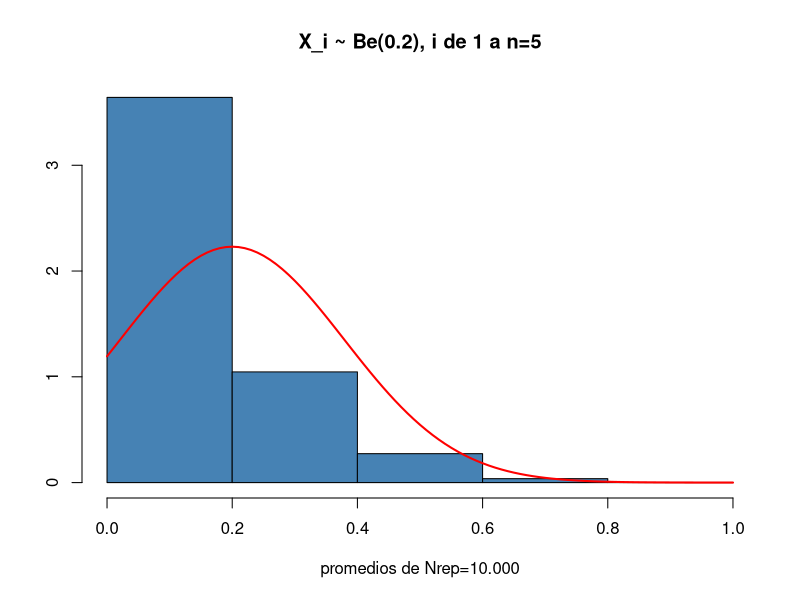
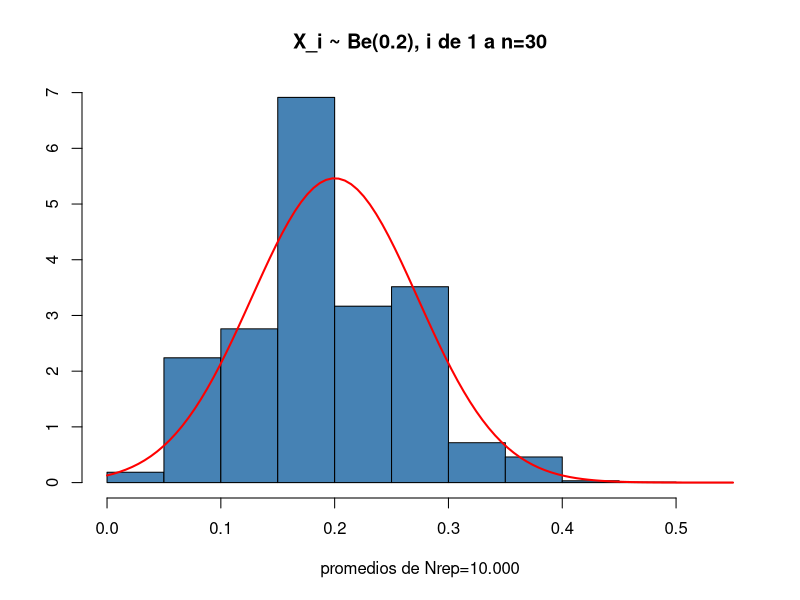
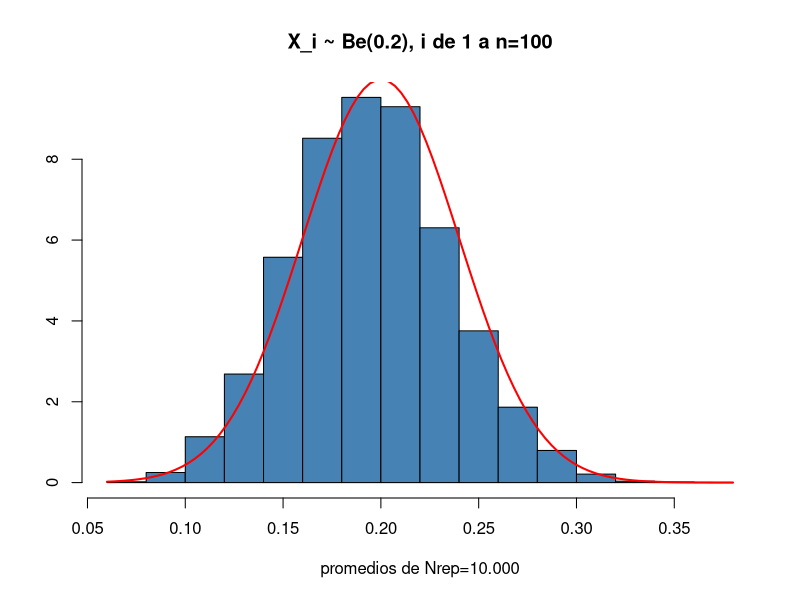
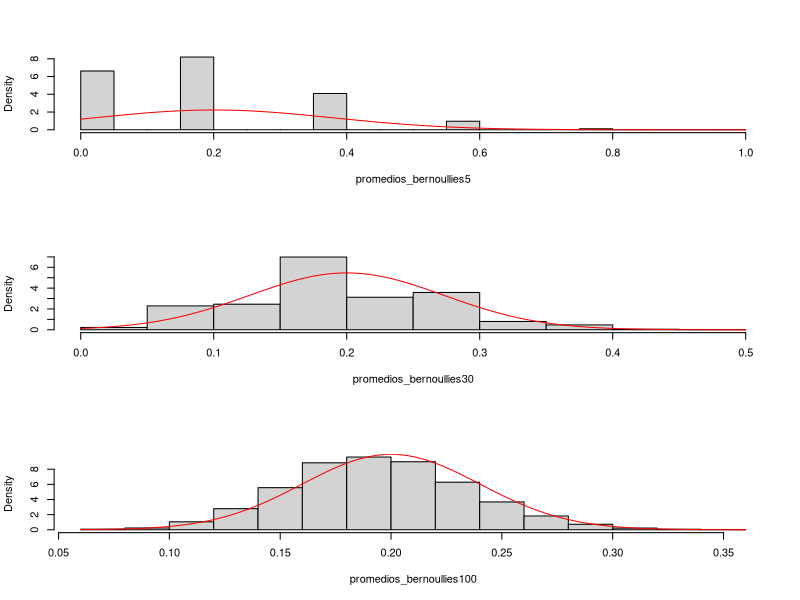
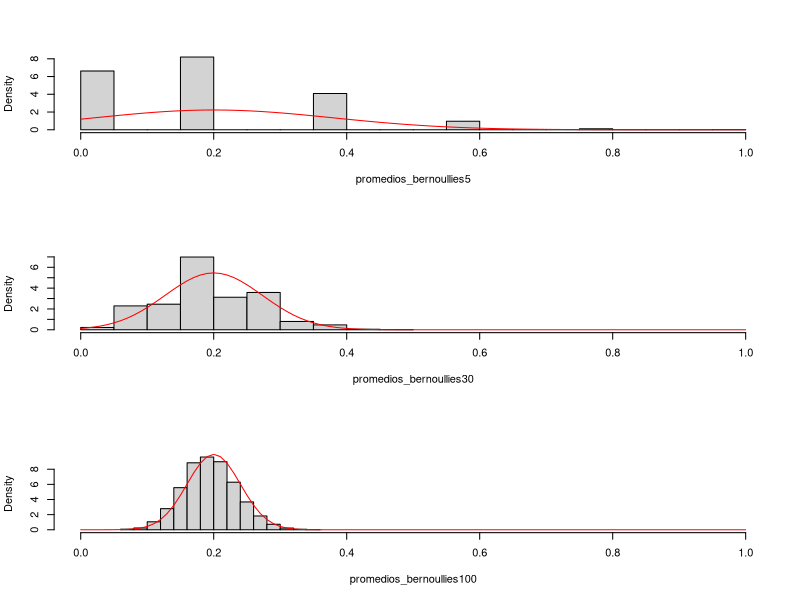

Generate these figures, in order, with R:
## ---- chunk 1
knitr::opts_chunk$set(echo = TRUE)
## ---- chunk 2
# X ~ Be(p=0.2)
# E(X)=0.2, V(X)=0.16
mu <- 0.2
sigma2 <- 0.16

# Generamos Nrep bernoullies p=0.2
Nrep <- 10000
ber_N_infty <- rbinom(Nrep, 1, 0.2)

# Vemos la frecuencia absoluta de X=0, X=1
table(ber_N_infty)
# y la relativa
table(ber_N_infty) / Nrep
##RTA: Se observa lo esperado: la frecuencia relativa de X=0 es aprox 1-p y la de X=1 es p

mean(ber_N_infty)
var(ber_N_infty)
## ---- chunk 3
# Genero 5 datos con distribución X y promedio. Repito Nrep veces.
ene <- 5
promedios_bernoullies <- rep(NA, Nrep)
for (n in 1:Nrep)
{
  promedios_bernoullies[n] <- mean(rbinom(ene, 1, 0.2))
}
## ---- chunk 4
# Hago un histograma. Sabemos que con n >>> grande deberíamos ver una N(u, sigma^2/n)
hist(
  promedios_bernoullies,
  col = "steelblue",
  probability = TRUE,
  breaks = c(0, 0.2, 0.4, 0.6, 0.8, 1), # se puede ajustar
  xlab = "promedios de Nrep=10.000",
  ylab = "",
  main = "X_i ~ Be(0.2), i de 1 a n=5"
)
curve(dnorm(x, mu, sqrt(sigma2 / ene)),
      add = TRUE,
      col = "red",
      lwd = 2)
## ---- chunk 5
# Repetimos lo anterior para n=30
# Genero 30 datos con distribución X y promedio. Repito Nrep veces.
ene <- 30
promedios_bernoullies <- rep(NA, Nrep)
for (n in 1:Nrep)
{
  promedios_bernoullies[n] <- mean(rbinom(ene, 1, 0.2))
}

# Hago un histograma. Sabemos que con n >>> grande deberíamos ver una N(u, sigma^2/n)
hist(
  promedios_bernoullies,
  col = "steelblue",
  probability = TRUE,
  xlab = "promedios de Nrep=10.000",
  ylab = "",
  main = "X_i ~ Be(0.2), i de 1 a n=30"
)
curve(dnorm(x, mu, sqrt(sigma2 / ene)),
      add = TRUE,
      col = "red",
      lwd = 2)
## ---- chunk 6
# Repetimos lo anterior para n=100
# Genero 100 datos con distribución X y promedio. Repito Nrep veces.
ene <- 100
promedios_bernoullies <- rep(NA, Nrep)
for (n in 1:Nrep)
{
  promedios_bernoullies[n] <- mean(rbinom(ene, 1, 0.2))
}

# Hago un histograma. Sabemos que con n >>> grande deberíamos ver una N(u, sigma^2/n)
hist(
  promedios_bernoullies,
  col = "steelblue",
  probability = TRUE,
  xlab = "promedios de Nrep=10.000",
  ylab = "",
  main = "X_i ~ Be(0.2), i de 1 a n=100"
)
curve(dnorm(x, mu, sqrt(sigma2 / ene)),
      add = TRUE,
      col = "red",
      lwd = 2)
## ---- chunk 7
# Sintaxis más corta para lo mismo
promedios_bernoullies5 <- replicate(Nrep, mean(rbinom(5, 1, 0.2)))
promedios_bernoullies30 <- replicate(Nrep, mean(rbinom(30, 1, 0.2)))
promedios_bernoullies100 <- replicate(Nrep, mean(rbinom(100, 1, 0.2)))

par(mfrow = c(3, 1))
hist(promedios_bernoullies5,
     probability = TRUE,
     main = "")
curve(dnorm(x, mean = mu, sd = sqrt(sigma2 / 5)), add = TRUE, col = "red")
hist(promedios_bernoullies30,
     probability = TRUE,
     main = "")
curve(dnorm(x, mean = mu, sd = sqrt(sigma2 / 30)), add = TRUE, col = "red")
hist(promedios_bernoullies100,
     probability = TRUE,
     main = "")
curve(dnorm(x, mean = mu, sd = sqrt(sigma2 / 100)), add = TRUE, col = "red")
par(mfrow = c(1, 1))
## ---- chunk 8
# Con xlim para que se note mejor la diferencia en las escalas
par(mfrow = c(3, 1))
hist(
  promedios_bernoullies5,
  probability = TRUE,
  xlim = c(0, 1),
  main = ""
)
curve(dnorm(x, mean = mu, sd = sqrt(sigma2 / 5)), add = TRUE, col = "red")
hist(
  promedios_bernoullies30,
  probability = TRUE,
  xlim = c(0, 1),
  main = ""
)
curve(dnorm(x, mean = mu, sd = sqrt(sigma2 / 30)), add = TRUE, col = "red")
hist(
  promedios_bernoullies100,
  probability = TRUE,
  xlim = c(0, 1),
  main = ""
)
curve(dnorm(x, mean = mu, sd = sqrt(sigma2 / 100)), add = TRUE, col = "red")
par(mfrow = c(1, 1))
## ---- chunk 9
help(replicate)
help("rbinom")
